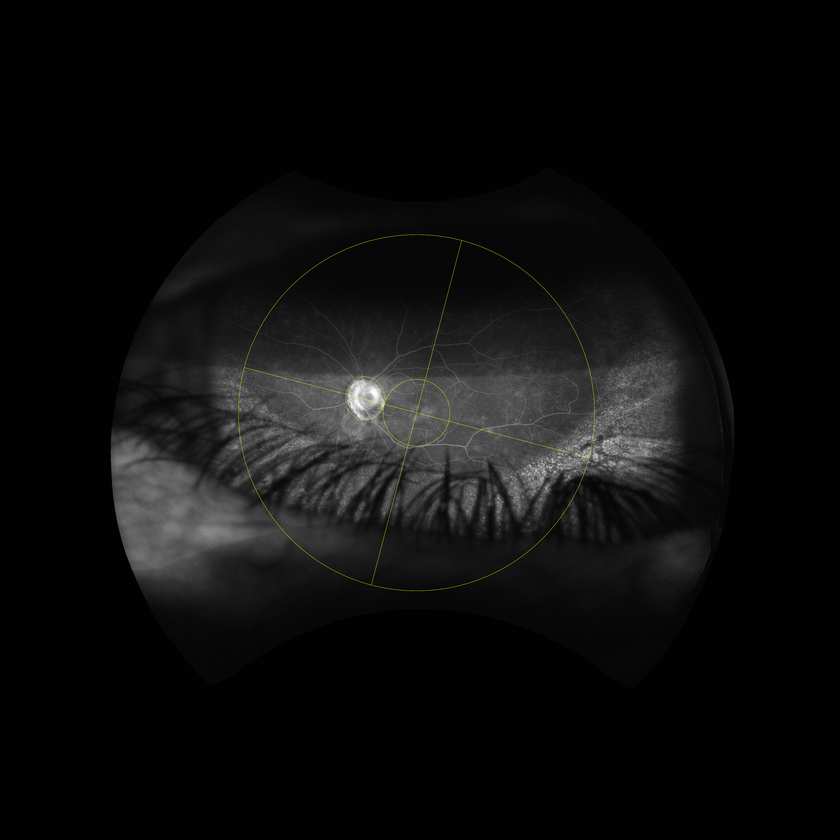
#> input picture experiment_D_zone9_selected_10/original_001_fold0_false_positive_Patient026_20240528_OS_FA_0001.png, 840 x 840 px, shrunk from 4000 x 4000 before the run
$ python 'Slice Zone Mohammad 5.1.2026.py' --image experiment_D_zone9_selected_10/original_001_fold0_false_positive_Patient026_20240528_OS_FA_0001.png
#> lines starting #> are read from the running program, lines starting #| are printed output that depends on the picture; after the words box and inside, x2 and y2 are one past the last pixel; in counts of white or black regions, pixels touching at a corner belong together
"""
Retinal Zone Slicer – Auto Fovea + Auto Crosshair Angle + Clean Outputs
========================================================================

This version:
  1. Detects the fovea automatically from the yellow crosshair intersection.
  2. Detects the crosshair rotation angle automatically.
  3. Slices the UWFFA image into 10 zones.
  4. Removes the yellow overlay/circles/crosshair from the saved zone outputs.

Requirements:
  pip install pillow numpy opencv-python

Example:
  python slice_zones_auto_fovea_clean_overlay_FINAL.py --image "Patient010_20230613_OD_FA_0001.png"

Manual override still works:
  python slice_zones_auto_fovea_clean_overlay_FINAL.py --image "scan.png" --cx 1008 --cy 981 --angle_deg 5.0

Optional full-size outputs:
  python slice_zones_auto_fovea_clean_overlay_FINAL.py --image "scan.png" --save_full_size
"""

import argparse
import math
import os
import numpy as np
from PIL import Image, ImageDraw

try:
    import cv2
except Exception as exc:
    raise ImportError(
        "OpenCV (cv2) failed to import.\n\n"
        "Install it with:\n"
        "  pip install opencv-python\n"
    ) from exc

# ---------------------------------------------------------------------------
# Default parameters
# ---------------------------------------------------------------------------
DEFAULT_IMAGE   = r"C:\Users\Mohammad\Downloads\Patient095_20251014_OD_FA_0001.png"
DEFAULT_CX      = None      # None = auto-detect from yellow crosshair
DEFAULT_CY      = None      # None = auto-detect from yellow crosshair
PX_PER_MM       = 53
INNER_R_MM      = 3.0
OUTER_R_MM      = 16.0
ANGLE_DEG       = None      # None = auto-detect from yellow crosshair

# Optic disc ellipse offset FROM fovea (pixels) and semi-axes.
# Tune these if needed for your dataset.
ONH_OFFSET_X    = 270
ONH_OFFSET_Y    = 0
ONH_RX          = 80
ONH_RY          = 95
OUTPUT_DIR      = "zones_output"
# ---------------------------------------------------------------------------


def resolve_path(image_path):
    """Resolve relative image paths against the current folder and script folder."""
    if os.path.isabs(image_path):
        return image_path

    if os.path.exists(image_path):
        return image_path

    script_dir = os.path.dirname(os.path.abspath(__file__))
    candidate = os.path.join(script_dir, image_path)
    if os.path.exists(candidate):
        return candidate

    return image_path


def make_yellow_mask(arr):
    """
    Detect yellow overlay pixels.
    Works for dim/anti-aliased yellow-green lines on UWFFA images.
    """
    rgb = arr[:, :, :3].astype(np.int16)
    r = rgb[:, :, 0]
    g = rgb[:, :, 1]
    b = rgb[:, :, 2]

    # Yellow overlay usually has R and G both high relative to B.
    # This threshold is intentionally tolerant because the overlay may be faint.
    yellow = (
        (r > 40) &
        (g > 40) &
        (b < 100) &
        (np.abs(r - g) < 85) &
        ((r - b) > 20) &
        ((g - b) > 20)
    )
    return yellow


def remove_yellow_overlay(arr, inpaint_radius=3, dilate_iterations=1):
    """
    Remove yellow segmentation overlay from an RGBA image array.

    Method:
      - Detect yellow pixels.
      - Slightly dilate the mask so anti-aliased edges are also removed.
      - Use OpenCV inpainting to fill those pixels from surrounding angiography.

    Returns:
      cleaned RGBA array
    """
    yellow = make_yellow_mask(arr)

    if int(yellow.sum()) == 0:
        return arr.copy()

    mask = (yellow.astype(np.uint8) * 255)

    if dilate_iterations > 0:
        kernel = np.ones((3, 3), np.uint8)
        mask = cv2.dilate(mask, kernel, iterations=dilate_iterations)

    rgb = arr[:, :, :3].copy()
    alpha = arr[:, :, 3].copy()

    cleaned_rgb = cv2.inpaint(
        rgb,
        mask,
        inpaintRadius=inpaint_radius,
        flags=cv2.INPAINT_TELEA,
    )

    cleaned = arr.copy()
    cleaned[:, :, :3] = cleaned_rgb
    cleaned[:, :, 3] = alpha
    return cleaned


def line_intersection(line1, line2):
    """Return intersection point of two line segments extended as infinite lines."""
    x1, y1, x2, y2 = line1
    x3, y3, x4, y4 = line2

    den = (x1 - x2) * (y3 - y4) - (y1 - y2) * (x3 - x4)
    if abs(den) < 1e-9:
        return None

    px = ((x1 * y2 - y1 * x2) * (x3 - x4) - (x1 - x2) * (x3 * y4 - y3 * x4)) / den
    py = ((x1 * y2 - y1 * x2) * (y3 - y4) - (y1 - y2) * (x3 * y4 - y3 * x4)) / den
    return float(px), float(py)


def normalize_angle_deg(angle):
    """Normalize angle to approximately [-90, 90)."""
    while angle >= 90:
        angle -= 180
    while angle < -90:
        angle += 180
    return angle


def detect_crosshair_from_yellow(arr, output_dir=None, save_debug=True):
    """
    Detect fovea center and crosshair angle from the yellow crosshair.

    Important:
      This function must run BEFORE yellow overlay removal.

    Returns:
      cx, cy, angle_deg, yellow_pixel_count
    """
    H, W = arr.shape[:2]
    yellow = make_yellow_mask(arr)
    yellow_count = int(yellow.sum())

    if yellow_count < 200:
        raise ValueError(
            "Could not find enough yellow overlay pixels. Make sure the image "
            "contains yellow circles/crosshair, or provide --cx and --cy manually."
        )

    mask_u8 = (yellow.astype(np.uint8) * 255)
    kernel = np.ones((3, 3), np.uint8)
    mask_u8 = cv2.dilate(mask_u8, kernel, iterations=1)

    # Hough line detection.
    min_len = max(80, int(min(H, W) * 0.08))
    lines = cv2.HoughLinesP(
        mask_u8,
        rho=1,
        theta=np.pi / 180,
        threshold=30,
        minLineLength=min_len,
        maxLineGap=35,
    )

    if lines is None or len(lines) < 2:
        raise ValueError("Yellow overlay found, but crosshair lines could not be detected.")

    horizontal = []
    vertical = []

    for item in lines[:, 0, :]:
        x1, y1, x2, y2 = map(int, item)
        dx = x2 - x1
        dy = y2 - y1
        length = math.hypot(dx, dy)
        if length < min_len:
            continue

        angle = normalize_angle_deg(math.degrees(math.atan2(dy, dx)))

        # Horizontal-ish line is near 0 degrees.
        # Vertical-ish line is near +/-90 degrees.
        if abs(angle) <= 25:
            horizontal.append((length, angle, (x1, y1, x2, y2)))
        elif abs(abs(angle) - 90) <= 25:
            vertical.append((length, angle, (x1, y1, x2, y2)))

    if not horizontal or not vertical:
        raise ValueError("Could not separate horizontal and vertical yellow crosshair lines.")

    # Use the longest detected horizontal and vertical line segments.
    h_len, h_angle, h_line = max(horizontal, key=lambda x: x[0])
    v_len, v_angle, v_line = max(vertical, key=lambda x: x[0])

    point = line_intersection(h_line, v_line)
    if point is None:
        raise ValueError("Detected crosshair lines are parallel; cannot estimate fovea.")

    cx, cy = point
    if not (0 <= cx < W and 0 <= cy < H):
        raise ValueError(f"Detected fovea is outside image bounds: ({cx:.1f}, {cy:.1f})")

    # Use the horizontal crosshair angle as the zone rotation angle.
    angle_deg = h_angle

    if save_debug and output_dir is not None:
        os.makedirs(output_dir, exist_ok=True)
        debug_img = Image.fromarray(arr).convert("RGBA")
        draw = ImageDraw.Draw(debug_img)
        draw.line(h_line, fill=(255, 0, 0, 255), width=4)
        draw.line(v_line, fill=(0, 255, 0, 255), width=4)
        r = 18
        draw.ellipse((cx - r, cy - r, cx + r, cy + r), outline=(255, 0, 0, 255), width=5)
        draw.text(
            (cx + 25, cy + 25),
            f"fovea=({cx:.0f},{cy:.0f}), angle={angle_deg:.2f} deg",
            fill=(255, 0, 0, 255),
        )
        debug_img.save(os.path.join(output_dir, "debug_detected_fovea.png"))

    return int(round(cx)), int(round(cy)), float(angle_deg), yellow_count


def make_masks(width, height, cx, cy, r_inner, r_outer,
               angle_deg, onh_offset_x, onh_offset_y, onh_rx, onh_ry):
    """Return boolean masks for Zones 1 through 10."""
    yy, xx = np.ogrid[:height, :width]
    dx = xx - cx
    dy = yy - cy

    dist = np.sqrt(dx**2 + dy**2)

    angle_rad = math.radians(angle_deg)
    cos_a, sin_a = math.cos(angle_rad), math.sin(angle_rad)

    # Rotate by -angle so the crosshair axes become mathematical x/y axes.
    rx = dx * cos_a + dy * sin_a
    ry = -dx * sin_a + dy * cos_a

    upper = ry <= 0
    lower = ry > 0
    nasal = rx <= 0
    temporal = rx > 0

    in_inner = dist <= r_inner
    in_ring = (dist > r_inner) & (dist <= r_outer)
    outside = dist > r_outer

    onh_cx = cx + onh_offset_x
    onh_cy = cy + onh_offset_y
    dx_onh = xx - onh_cx
    dy_onh = yy - onh_cy
    in_onh = (dx_onh**2 / onh_rx**2 + dy_onh**2 / onh_ry**2) <= 1.0

    masks = {
        "Zone_01_inner_upper_nasal":    in_inner & upper & nasal,
        "Zone_02_inner_upper_temporal": in_inner & upper & temporal,
        "Zone_03_inner_lower_temporal": in_inner & lower & temporal,
        "Zone_04_inner_lower_nasal":    in_inner & lower & nasal,
        "Zone_05_ring_upper_nasal":     in_ring & upper & nasal,
        "Zone_06_ring_upper_temporal":  in_ring & upper & temporal,
        "Zone_07_ring_lower_temporal":  in_ring & lower & temporal,
        "Zone_08_ring_lower_nasal":     in_ring & lower & nasal,
        "Zone_09_optic_disc":           in_onh,
        "Zone_10_far_periphery":        outside,
    }
    return masks


def crop_to_content(img_array):
    """Crop an RGBA array to its non-transparent bounding box."""
    alpha = img_array[:, :, 3]
    rows = np.any(alpha > 0, axis=1)
    cols = np.any(alpha > 0, axis=0)

    if not rows.any() or not cols.any():
        return img_array

    rmin, rmax = np.where(rows)[0][[0, -1]]
    cmin, cmax = np.where(cols)[0][[0, -1]]
    return img_array[rmin:rmax + 1, cmin:cmax + 1]


def save_detection_summary(output_dir, image_path, W, H, cx, cy, angle_deg,
                           yellow_count, r_inner, r_outer, overlay_removed):
    """Save a simple text summary for QC."""
    summary_path = os.path.join(output_dir, "detection_summary.txt")
    with open(summary_path, "w", encoding="utf-8") as f:
        f.write("Retinal Zone Slicer Detection Summary\n")
        f.write("====================================\n")
        f.write(f"Image path       : {image_path}\n")
        f.write(f"Image size       : {W} x {H} px\n")
        f.write(f"Fovea center     : ({cx}, {cy})\n")
        f.write(f"Rotation angle   : {angle_deg:.2f} degrees\n")
        f.write(f"Yellow pixels    : {yellow_count:,}\n")
        f.write(f"Inner radius px  : {r_inner:.1f}\n")
        f.write(f"Outer radius px  : {r_outer:.1f}\n")
        f.write(f"Overlay removed  : {overlay_removed}\n")


def slice_zones(image_path, cx, cy, px_per_mm,
                inner_r_mm, outer_r_mm, angle_deg,
                onh_offset_x, onh_offset_y, onh_rx, onh_ry,
                output_dir, save_full_size=False, keep_yellow_overlay=False,
                save_clean_full_image=True):

#> called with px_per_mm = 53, inner_r_mm = 3, outer_r_mm = 16, onh_offset_x = 270, onh_offset_y = 0, onh_rx = 80, onh_ry = 95, output_dir = 'zones_output'
    os.makedirs(output_dir, exist_ok=True)
    image_path = resolve_path(image_path)

    if not os.path.exists(image_path):
        raise FileNotFoundError(f"Input image not found: {image_path}")

    img = Image.open(image_path).convert("RGBA")
    original_arr = np.array(img)
    H, W = original_arr.shape[:2]

    yellow_count = 0

    # Step 1: Detect fovea and angle from ORIGINAL image before cleaning yellow overlay.
    if cx is None or cy is None or angle_deg is None:
        detected_cx, detected_cy, detected_angle, yellow_count = detect_crosshair_from_yellow(
            original_arr,
            output_dir=output_dir,
            save_debug=True,
        )
#> in make_yellow_mask, `yellow = ( (r > 40) & (g > 40) & (b < 100) & (np.abs(r - g) < 85) & ((..`:
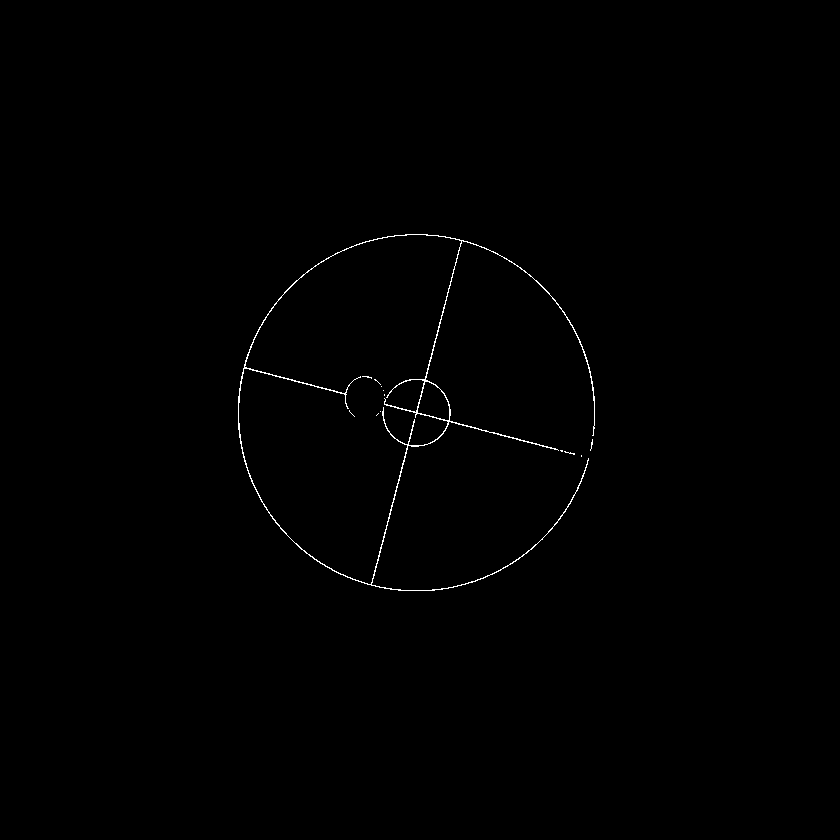
#> yellow: shape (840, 840) bool; 0.38% white in thin lines or dots, all inside (x1, y1, x2, y2) = (238, 234, 595, 591)
#> in detect_crosshair_from_yellow, `yellow_count = int(yellow.sum())`: yellow_count = 2653
#> in detect_crosshair_from_yellow, `lines = cv2.HoughLinesP( mask_u8, rho=1, theta=np.pi / 180, threshold=..`: lines = 15 rows, first 6: [243, 365, 589, 458], [370, 586, 463, 239], [369, 585, 461, 239], [242, 367, 589, 460], [244, 365, 589, 457], [371, 586, 452, 282]
#> the loop in detect_crosshair_from_yellow, `for item in lines[:, 0, :]:` made 15 passes
#> (x1, y1, x2, y2, dx, dy, length, angle) on passes 1 to 8: (243, 365, 589, 458, 346, 93, 358.3, 15.04), (370, 586, 463, 239, 93, -347, 359.2, -75), (369, 585, 461, 239, 92, -346, 358, -75.11), (242, 367, 589, 460, 347, 93, 359.2, 15), (244, 365, 589, 457, 345, 92, 357.1, 14.93), (371, 586, 452, 282, 81, -304, 314.6, -75.08), (383, 404, 589, 459, 206, 55, 213.2, 14.95), (372, 586, 427, 379, 55, -207, 214.2, -75.12)
#> after the loop in detect_crosshair_from_yellow, `for item in lines[:, 0, :]:`: horizontal = 8 items; vertical = [(359.2, -75, (370, 586, 463, 239)), (358, -75.11, (369, 585, 461, 239)), (314.6, -75.08, (371, 586, 452, 282)), (214.2, -75.12, (372, 586, 427, 379)), (212.2, -74.98, (405, 445, 460, 240)), (96.77, 66.88, (364, 375, 402, 464))]
#> in detect_crosshair_from_yellow, `h_len, h_angle, h_line = max(horizontal, key=lambda x: x[0])`: h_len = 359.2; h_angle = 15; h_line = (242, 367, 589, 460)
#> in detect_crosshair_from_yellow, `v_len, v_angle, v_line = max(vertical, key=lambda x: x[0])`: v_len = 359.2; v_angle = -75; v_line = (370, 586, 463, 239)
#> in line_intersection, `x1, y1, x2, y2 = line1`: x1 = 242; y1 = 367; x2 = 589; y2 = 460
#> in line_intersection, `x3, y3, x4, y4 = line2`: x3 = 370; y3 = 586; x4 = 463; y4 = 239
#> in line_intersection, `den = (x1 - x2) * (y3 - y4) - (y1 - y2) * (x3 - x4)`: den = -129058
#> in line_intersection, `px = ((x1 * y2 - y1 * x2) * (x3 - x4) - (x1 - x2) * (x3 * y4 - y3 * x4..`: px = 416.2
#> in line_intersection, `py = ((x1 * y2 - y1 * x2) * (y3 - y4) - (y1 - y2) * (x3 * y4 - y3 * x4..`: py = 413.7
#> in detect_crosshair_from_yellow, `point = line_intersection(h_line, v_line)`: point = (416.2, 413.7)
#> in detect_crosshair_from_yellow, `cx, cy = point`: cx = 416.2; cy = 413.7
#> in detect_crosshair_from_yellow, `angle_deg = h_angle`: angle_deg = 15
#> detected_cx = 416; detected_cy = 414; detected_angle = 15; yellow_count = 2653
        print(f"Yellow pixels   : {yellow_count:,}")
#| Yellow pixels   : 2,653
        print("Fovea detection : yellow crosshair intersection")

        if cx is None:
            cx = detected_cx
#> cx = 416
        if cy is None:
            cy = detected_cy
#> cy = 414
        if angle_deg is None:
            angle_deg = detected_angle
#> angle_deg = 15
    else:
        yellow_count = int(make_yellow_mask(original_arr).sum())
        print("Fovea detection : manual coordinates/angle")

    # Step 2: Clean image for OUTPUTS only.
    # This removes yellow circles/crosshair from all zone images.
    if keep_yellow_overlay:
        arr_for_output = original_arr.copy()
        overlay_removed = False
    else:
        arr_for_output = remove_yellow_overlay(
            original_arr,
            inpaint_radius=3,
            dilate_iterations=1,
        )
#> in remove_yellow_overlay, rgb is the input picture: shape (840, 840, 3); mean R, G, B 13.9, 13.9, 13.7
#> in remove_yellow_overlay, `cleaned[:, :, :3] = cleaned_rgb`:
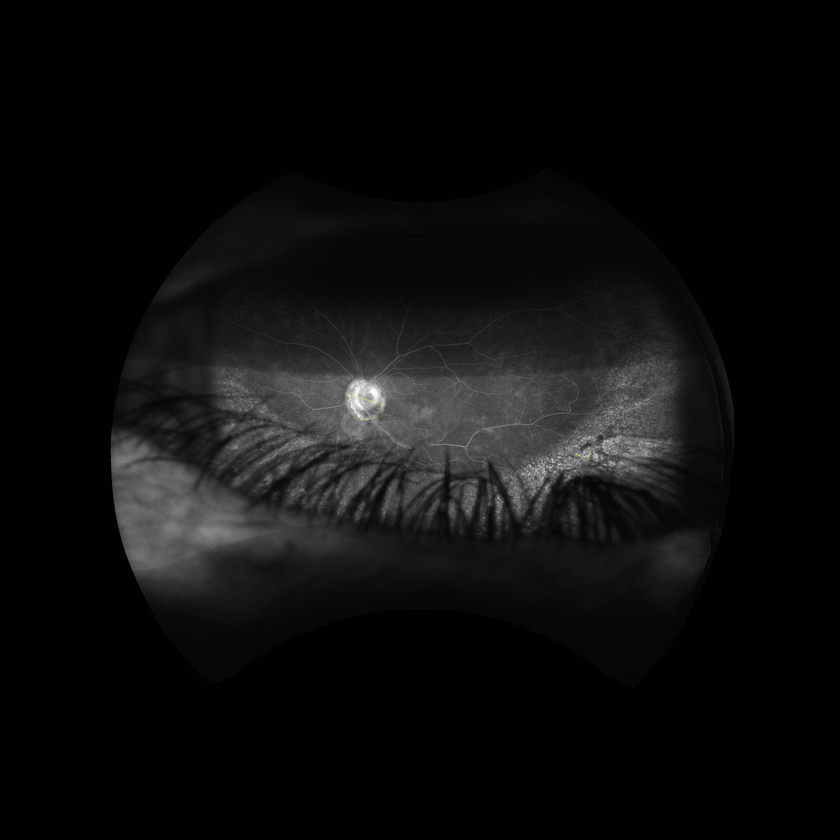
#> cleaned: shape (840, 840, 4); mean R, G, B, A 13.7, 13.7, 13.7, 255
        overlay_removed = True

    if save_clean_full_image:
        clean_full_path = os.path.join(output_dir, "clean_full_image_no_yellow_overlay.png")
        Image.fromarray(arr_for_output, mode="RGBA").save(clean_full_path)

    r_inner = inner_r_mm * px_per_mm
    r_outer = outer_r_mm * px_per_mm

    print(f"Image size      : {W} x {H} px")
#| Image size      : 840 x 840 px
    print(f"Fovea centre    : ({cx}, {cy})")
#| Fovea centre    : (416, 414)
    print(f"Inner radius    : {r_inner:.1f} px  ({inner_r_mm} mm)")
    print(f"Outer radius    : {r_outer:.1f} px  ({outer_r_mm} mm)")
    print(f"Rotation        : {angle_deg:.2f} degrees")
#| Rotation        : 15.00 degrees
    print(f"Overlay removed : {overlay_removed}")
    print(f"Output folder   : {output_dir}/\n")

    save_detection_summary(
        output_dir=output_dir,
        image_path=image_path,
        W=W,
        H=H,
        cx=cx,
        cy=cy,
        angle_deg=angle_deg,
        yellow_count=yellow_count,
        r_inner=r_inner,
        r_outer=r_outer,
        overlay_removed=overlay_removed,
    )

    masks = make_masks(
        W, H, cx, cy, r_inner, r_outer,
        angle_deg, onh_offset_x, onh_offset_y, onh_rx, onh_ry,
    )
#> in make_masks, `dy = yy - cy`: dy = 840 values from -414 to 425
#> in make_masks, `dist = np.sqrt(dx**2 + dy**2)`:
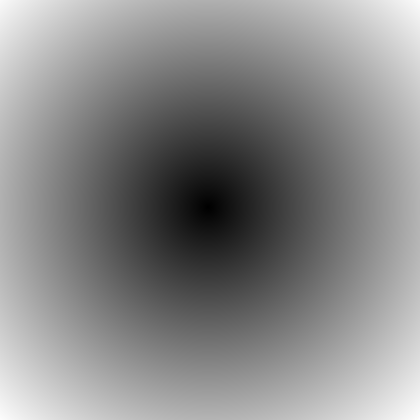
#> dist: shape (840, 840) float64 (shown at 1/2 size); min 0, max 599.6, mean 321.4; drawn with min black and max white
#> in make_masks, `angle_rad = math.radians(angle_deg)`: angle_rad = 0.262
#> in make_masks, `cos_a, sin_a = math.cos(angle_rad), math.sin(angle_rad)`: cos_a = 0.966; sin_a = 0.259
#> in make_masks, `rx = dx * cos_a + dy * sin_a`:
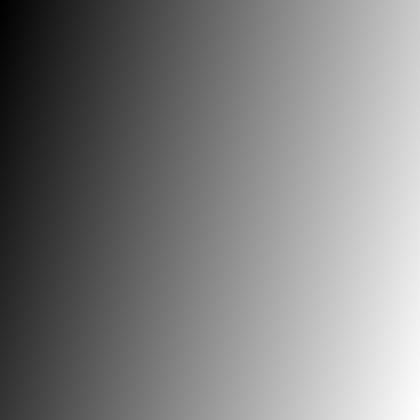
#> rx: shape (840, 840) float64 (shown at 1/2 size); min -509, max 518.6, mean 4.8; drawn with min black and max white
#> in make_masks, `ry = -dx * sin_a + dy * cos_a`:
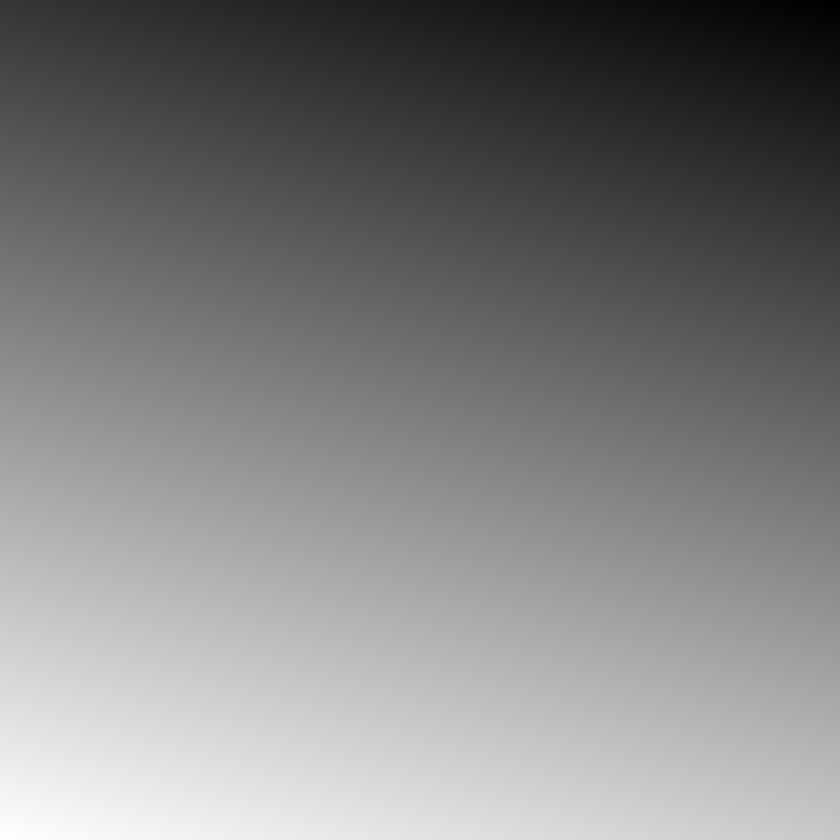
#> ry: shape (840, 840) float64; min -509.4, max 518.2, mean 4.4; drawn with min black and max white
#> (the rest of the program and of its run is left out)
